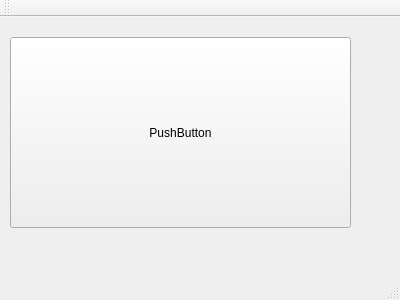
<?xml version="1.0" encoding="UTF-8"?>
<ui version="4.0">
 <class>MainWindow</class>
 <widget class="QMainWindow" name="MainWindow">
  <property name="geometry">
   <rect>
    <x>0</x>
    <y>0</y>
    <width>400</width>
    <height>300</height>
   </rect>
  </property>
  <property name="windowTitle">
   <string>MainWindow</string>
  </property>
  <widget class="QWidget" name="centralWidget">
   <widget class="QPushButton" name="pushButton">
    <property name="geometry">
     <rect>
      <x>10</x>
      <y>20</y>
      <width>341</width>
      <height>191</height>
     </rect>
    </property>
    <property name="text">
     <string>PushButton</string>
    </property>
   </widget>
  </widget>
  <widget class="QMenuBar" name="menuBar">
   <property name="geometry">
    <rect>
     <x>0</x>
     <y>0</y>
     <width>400</width>
     <height>22</height>
    </rect>
   </property>
  </widget>
  <widget class="QToolBar" name="mainToolBar">
   <attribute name="toolBarArea">
    <enum>TopToolBarArea</enum>
   </attribute>
   <attribute name="toolBarBreak">
    <bool>false</bool>
   </attribute>
  </widget>
  <widget class="QStatusBar" name="statusBar"/>
 </widget>
 <layoutdefault spacing="6" margin="11"/>
 <resources/>
 <connections/>
</ui>
